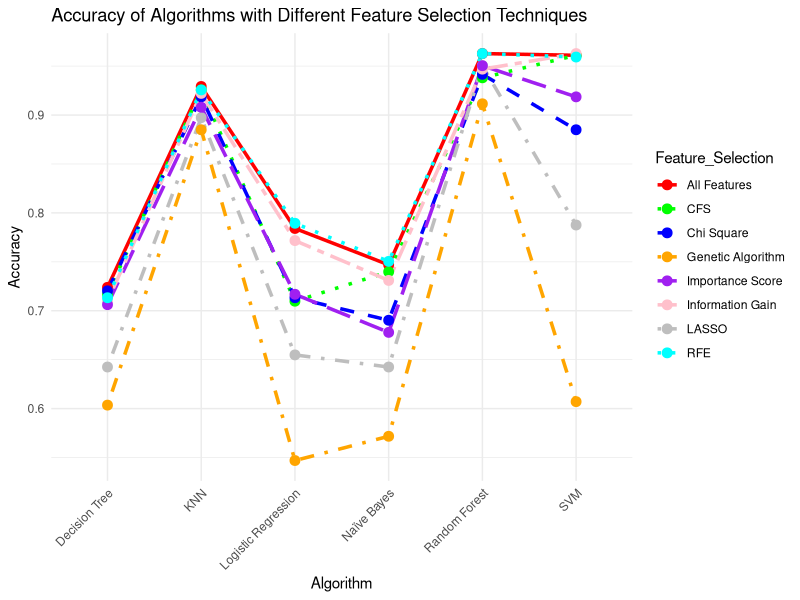

This chart was generated by the following R code:
# Load necessary library
library(ggplot2)

# Create data frame with accuracies for each algorithm and feature selection technique
data <- data.frame(
  Algorithm = rep(c("Decision Tree", "Random Forest", "KNN", "Logistic Regression", "Naïve Bayes", "SVM"), 8),
  Feature_Selection = rep(c("All Features", "CFS", "Chi Square", "Information Gain", "LASSO", "Genetic Algorithm", "Importance Score", "RFE"), each = 6),
  Accuracy = c(
    0.723893805, 0.962831858, 0.92920354, 0.784070796, 0.746902655, 0.961061947,
    0.716814159, 0.938053097, 0.925663717, 0.709734513, 0.739823009, 0.961061947,
    0.720353982, 0.94159292, 0.918584071, 0.713274336, 0.690265487, 0.884955752,
    0.709734513, 0.946902655, 0.922123894, 0.771681416, 0.730973451, 0.962831858,
    0.642477876, 0.950442478, 0.897345133, 0.654867257, 0.642477876, 0.787610619,
    0.603539823, 0.911504425, 0.884955752, 0.546902655, 0.571681416, 0.607079646,
    0.70619469, 0.950442478, 0.907964602, 0.716814159, 0.677876106, 0.918584071,
    0.713274336, 0.962831858, 0.925663717, 0.789380531, 0.750442478, 0.959292035
  )
)

# Define line types and colors
line_types <- c("solid", "dotted", "dashed", "dotdash", "longdash", "twodash", "dotdash", "dotted")
colors <- c("red", "green", "blue", "orange", "purple", "pink", "gray", "cyan")

# Create the plot
plot <- ggplot(data, aes(x = Algorithm, y = Accuracy, group = Feature_Selection, color = Feature_Selection, linetype = Feature_Selection)) +
  geom_line(size = 1.2) +
  geom_point(size = 3) +
  scale_linetype_manual(values = line_types) +
  scale_color_manual(values = colors) +
  labs(title = "Accuracy of Algorithms with Different Feature Selection Techniques",
       x = "Algorithm",
       y = "Accuracy") +
  theme_minimal() +
  theme(axis.text.x = element_text(angle = 45, hjust = 1))

# Print the plot
print(plot)
